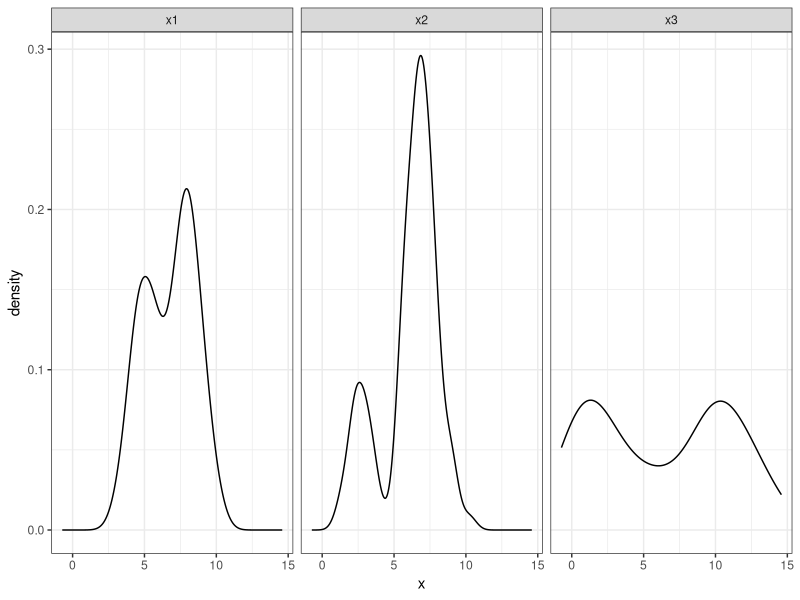

Recreate this plot in R.
f.obj <- function(z, mu, x){
  f = sum(z * (x - mu[1]))^2 + sum((1- z)*(x - mu[2])^2)
  
  return(f)
}

kmeans.func <- function(z,x){
  
  conta = 1
  z = z0
  
  z_old <- rep(0, times = nrow(x))
  
  Z = matrix(z)
  M = matrix(c(0,0))
  
  while(!identical(z, z_old)){ 
    
    mu = c(mean(x[which(z == 1)]), mean(x[which(z == 0)])) 
    z_old <- z  
  
    for(i in 1:nrow(x)) z[i] <- ifelse(f.obj(z = 1, mu, x[i]) < f.obj(z = 0, mu, x[i]), 1, 0)
    
    conta = conta + 1
    
    Z = cbind(Z,z)
    M = cbind(M,mu)
  }

  Z = ifelse(Z == 0, 2, Z)
  z = ifelse(z == 0, 2, z)
  
  it = conta - 1
  rownames(Z) = paste("x", 1:nrow(x), sep = "")
  colnames(Z) = paste("i", 0:it, sep = "")
  
  M <- M[,-1]
  
  rownames(M) <- paste("mu", 1:2, sep = "")
  colnames(M) <- paste("i", 1:it, sep = "")
  
  list("grupo" = list("z.arg.ot" = z, "z.seq.ot" = Z), 
       "media" = list("mu.arg.ot" = M, "mu.seq.ot" = mu),
       "it" = it)  
}


set.seed(123)
x1 = cbind(c(rnorm(45, mean = 5), rnorm(55, mean = 8)))
x2 = cbind(c(rnorm(20, mean = 3), rnorm(80, mean = 7)))
x3 = cbind(c(rnorm(50, mean = 2, sd = 2), rnorm(50, mean = 10, sd = 2)))

require(tidyr)
x.df = gather(data.frame(x1,x2,x3), v, x, x1:x3, factor_key = TRUE)


require(ggplot2)
# os dados 
ggplot(data = x.df) + 
  geom_density(aes(x = x)) +
  facet_wrap( ~ v, ncol = 3) + 
  theme_bw()

z0 = sample(c(0,1), length(x1), replace = TRUE) # valor inicial
kmeans.func(z0, x1)$grupo$z.arg.ot
kmeans.func(z0, x2)$grupo$z.arg.ot
kmeans.func(z0, x3)$grupo$z.arg.ot

